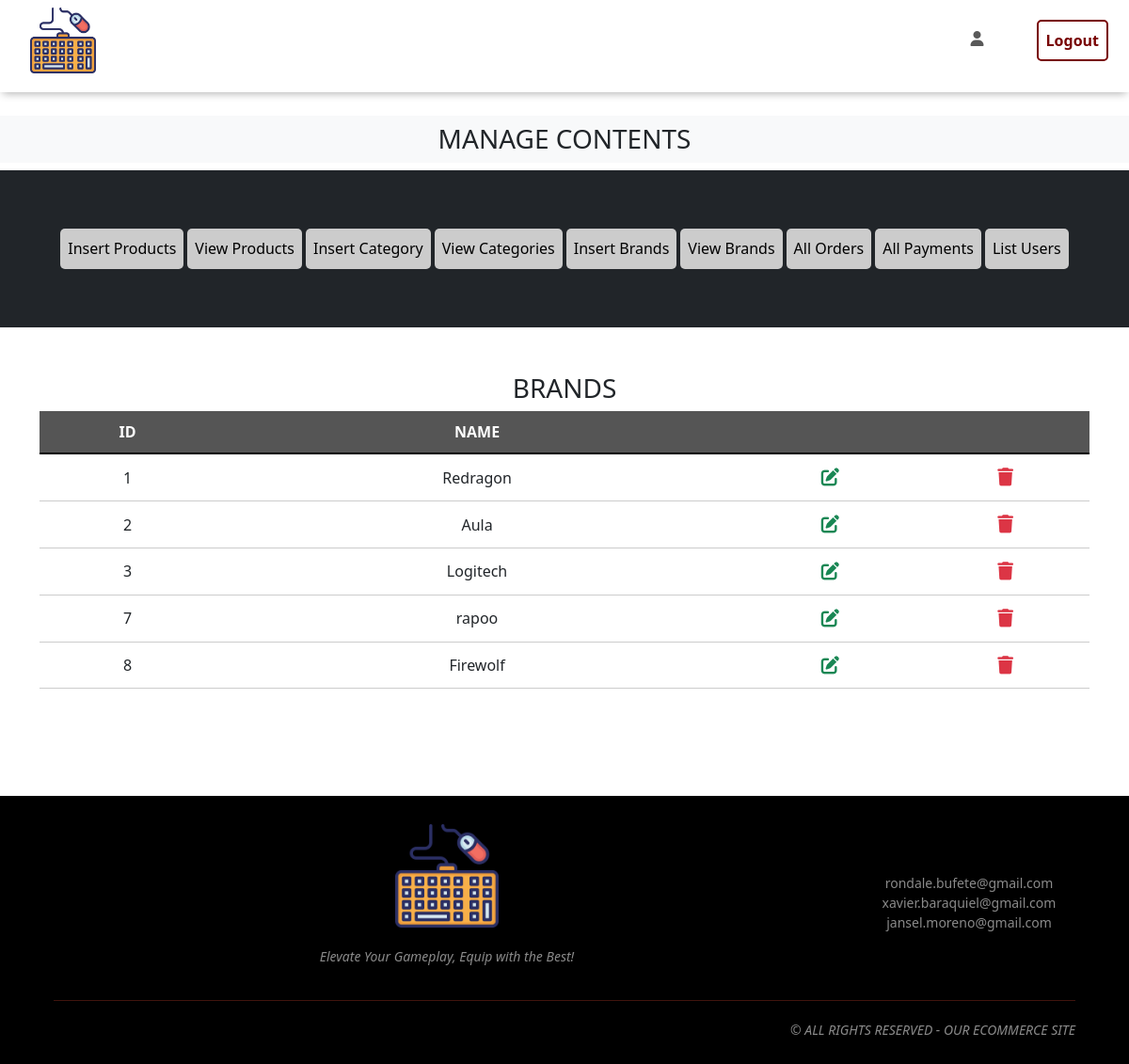
/admin/index.php?view_brands, run on the app's committed database.
### tables this page shows
CREATE TABLE `brands` (
  `brand_id` int(11) NOT NULL,
  `brand_title` varchar(100) NOT NULL
);

### admin/view_brands.php (the view, shortened to what this page needs)
<!DOCTYPE html>
<html lang="en">
<head>
</head>
<body>
    <h3 class="text-center">BRANDS</h3>
    <table>
        <thead>
            <tr>
                <th>ID</th>
                <th>NAME</th>
                <th></th>
                <th></th>
            </tr>
        </thead>
        <tbody class="text-center">
            <?php
                $select_brand = "SELECT * from `brands`";
                $run_query = mysqli_query($conn, $select_brand);
                while ($fetch_rows = mysqli_fetch_array($run_query)) {
                    $br_id = $fetch_rows['brand_id'];
                    $br_name = $fetch_rows['brand_title'];
            ?>
                    <tr>
                        <td><?php echo $br_id ?></td>
                        <td><?php echo $br_name ?></td>
                        <td><a href='index.php?edit_brand=<?php echo $br_id ?>' class='text-success icon-size'><i class='fa-solid fa-pen-to-square'></i></a></td>
                        <td><a href='index.php?delete_brand=<?php echo $br_id ?>' class='text-danger icon-size' data-toggle="modal" data-target="#exampleModalCenter"><i class='fa-solid fa-trash'></i></a></td>
                    </tr>
            <?php
                }
            ?>
        </tbody>
    </table>
</body>
</html>

### data on the page
brands: brand_id "1", brand_title "Redragon"
brands: brand_id "2", brand_title "Aula"
brands: brand_id "3", brand_title "Logitech"
brands: brand_id "7", brand_title "rapoo"
brands: brand_id "8", brand_title "Firewolf"
